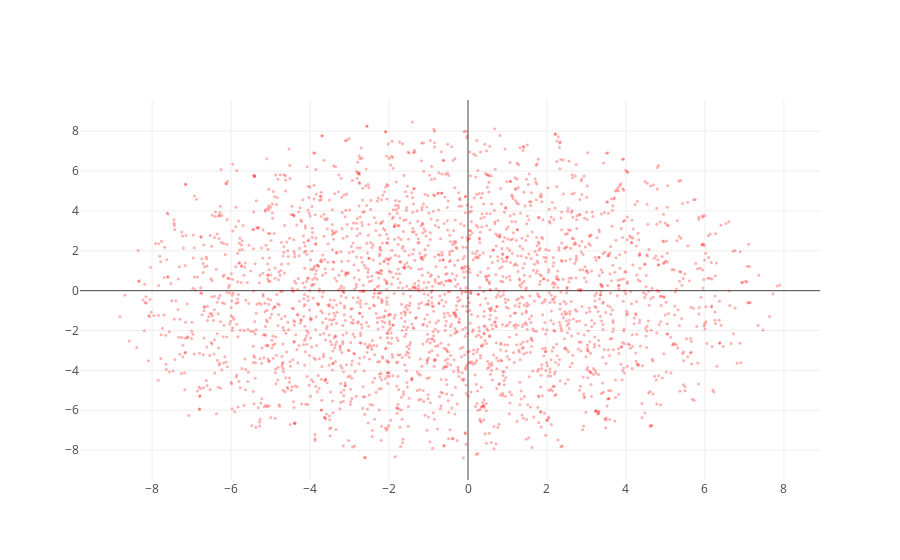

The cell this chart's notebook holds for it:
### Markdown cell above
## visualizing the high dimensional word vectors using tsne:

### Code cell
# plot using plotly-offline to display in notebooks
import plotly.graph_objs as go
from plotly.offline import download_plotlyjs, init_notebook_mode, plot, iplot

from sklearn.manifold import TSNE

# to display plotly images in notebook enable this
init_notebook_mode(connected=True)

# reduce to 2D
tsne = TSNE(n_components=2)

# transform the generated word2vec vectors
X_tsne = tsne.fit_transform(word_weights)

N = len(word_weights)
random_x = X_tsne[:, 0]
random_y = X_tsne[:, 1]


# Plot and embed in ipython notebook!
#iplot({ 'data': [{"x": list(X_tsne[:, 0]), "y": list(X_tsne[:, 1])}] })
#iplot({ 'data': [{"x": list(X_tsne[:, 0]), "y": list(X_tsne[:, 1])}] })

# labels:

labels = [word for word,_ in word_tuples]



iplot([go.Scatter(x=list(X_tsne[:, 0]), y=list(X_tsne[:, 1]), text= labels, mode='markers', marker=go.Marker(color='red', size=3, opacity=0.3))])
# or plot with: plot_url = py.plot(data, filename='basic-line')

### Figure 1 — Plotly figure (JSON) as saved in the notebook; plotly's stock layout.template omitted (floating-point values rounded to 4 significant figures; data arrays with more than 128 entries replaced by an {"elided": "..."} marker saying what was removed)
{"data": [{"marker": {"color": "red", "opacity": 0.3, "size": 3}, "mode": "markers", "text": {"elided": "22004 str values"}, "type": "scatter", "x": {"elided": "2775 float values"}, "y": {"elided": "2775 float values"}}], "layout": {}}
